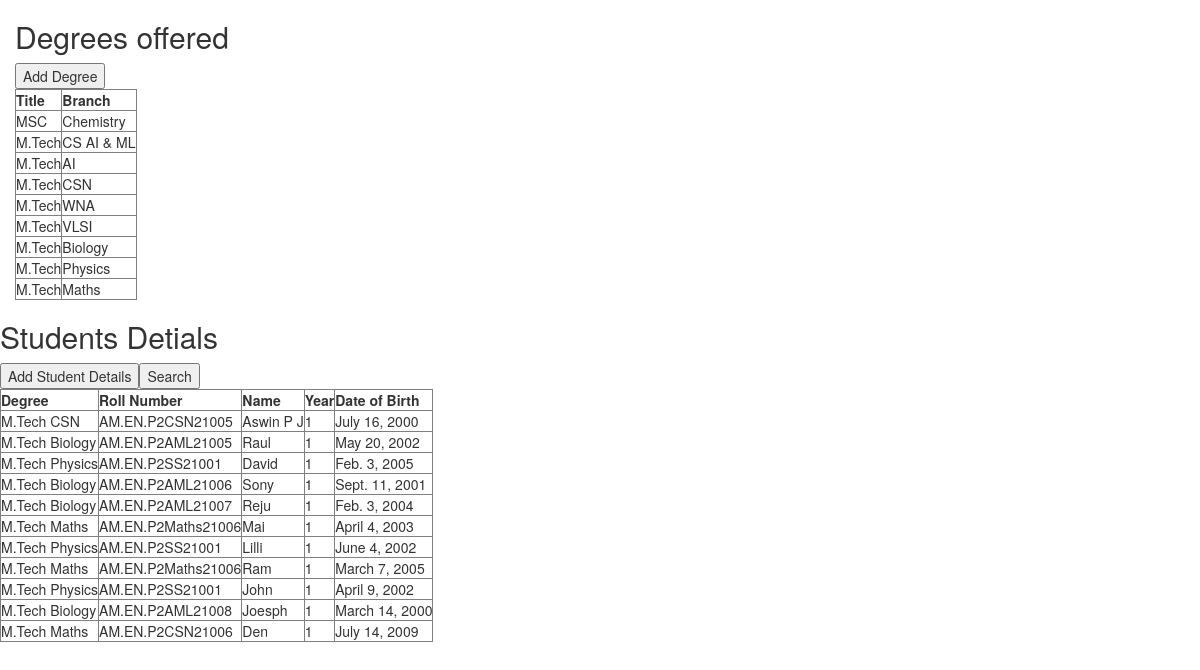
The page / on the database its author committed.
### first_app/models.py (models this page shows, shortened)
class Degree(models.Model):
    title = models.CharField(max_length=20)
    branch = models.CharField(max_length=50)
    def __str__(self):
        return f"{self.title} {self.branch}"

class Student(models.Model):
    roll_number = models.CharField(max_length=20)
    name = models.CharField(max_length=50)
    year = models.IntegerField(default=1)
    dob = models.DateField('date of birth')
    degree = models.ForeignKey(Degree, on_delete=models.CASCADE)

### first_app/views.py (the view)
# urls.py: path('', views.index, name='index'),
def index(request) :
  degree_values = Degree.objects.all()
  students_details=Student.objects.all()
  my_dict = {
        'degree_rows' : degree_values,
        'students_rows':students_details,
    }
  return render(request,'index.html',context=my_dict)

### templates/index.html (shortened to what this page needs)
<!DOCTYPE html>
{% load static %}
<html lang="en" dir="ltr">
  <head>
    <link rel="stylesheet" type='text/css' href="{% static 'hei.css' %}">
    <link rel="stylesheet" href="https://maxcdn.bootstrapcdn.com/bootstrap/3.4.1/css/bootstrap.min.css">
    <link rel="stylesheet" href="https://cdnjs.cloudflare.com/ajax/libs/font-awesome/4.7.0/css/font-awesome.min.css">
  </head>
  <body>
    <div class="container-fluid">
    <h2>Degrees offered</h2>
    <button onclick="document.location='/degree/'">Add Degree</button>
    <table border="1" ,class="table table-striped">
      <tr>
        <th>Title</th>
        <th>Branch</th>
      </tr>
      {% for r in degree_rows %}
        <tr>
          <td>{{ r.title }}</td>
          <td>{{ r.branch }}</td>
        </tr>
      {% endfor %}
    </table>
    </div>
    <h2>Students Detials</h2>
    <button onclick="document.location='/student/'">Add Student Details</button><button onclick="document.location='/search/'">Search</button>
      <table border="1">
        <tr>
          <th>Degree</th>
          <th>Roll Number</th>
          <th>Name</th>
          <th>Year</th>
          <th>Date of Birth</th>
        </tr>
        {% for r in students_rows %}
          <tr>
            <td>{{ r.degree }}</td>
            <td>{{ r.roll_number }}</td>
            <td>{{ r.name }}</td>
            <td>{{ r.year }}</td>
            <td>{{ r.dob }}</td>
          </tr>
        {% endfor %}
    </table>
  </body>
</html>

### static/hei.css (style rules this page uses)
body { background-color: lightblue; }

### rows shown on the page
Degree: title "MSC", branch "Chemistry"
Degree: title "M.Tech", branch "CS AI & ML"
Degree: title "M.Tech", branch "AI"
Degree: title "M.Tech", branch "CSN"
Degree: title "M.Tech", branch "WNA"
Degree: title "M.Tech", branch "VLSI"
Degree: title "M.Tech", branch "Biology"
Degree: title "M.Tech", branch "Physics"
Degree: title "M.Tech", branch "Maths"
Student: degree "M.Tech CSN", roll_number "AM.EN.P2CSN21005", name "Aswin P J", year "1", dob "July 16, 2000"
Student: degree "M.Tech Biology", roll_number "AM.EN.P2AML21005", name "Raul", year "1", dob "May 20, 2002"
Student: degree "M.Tech Physics", roll_number "AM.EN.P2SS21001", name "David", year "1", dob "Feb. 3, 2005"
Student: degree "M.Tech Biology", roll_number "AM.EN.P2AML21006", name "Sony", year "1", dob "Sept. 11, 2001"
Student: degree "M.Tech Biology", roll_number "AM.EN.P2AML21007", name "Reju", year "1", dob "Feb. 3, 2004"
Student: degree "M.Tech Maths", roll_number "AM.EN.P2Maths21006", name "Mai", year "1", dob "April 4, 2003"
Student: degree "M.Tech Physics", roll_number "AM.EN.P2SS21001", name "Lilli", year "1", dob "June 4, 2002"
Student: degree "M.Tech Maths", roll_number "AM.EN.P2Maths21006", name "Ram", year "1", dob "March 7, 2005"
Student: degree "M.Tech Physics", roll_number "AM.EN.P2SS21001", name "John", year "1", dob "April 9, 2002"
Student: degree "M.Tech Biology", roll_number "AM.EN.P2AML21008", name "Joesph", year "1", dob "March 14, 2000"
Student: degree "M.Tech Maths", roll_number "AM.EN.P2CSN21006", name "Den", year "1", dob "July 14, 2009"
